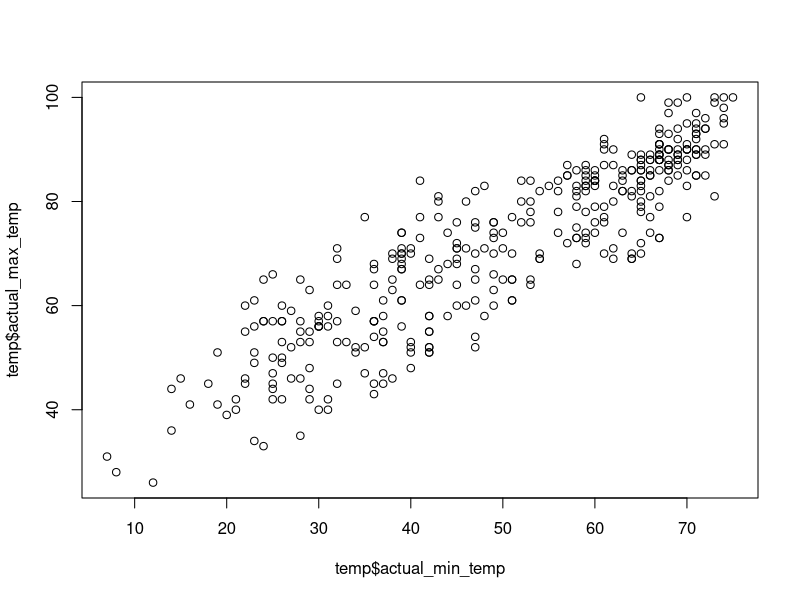
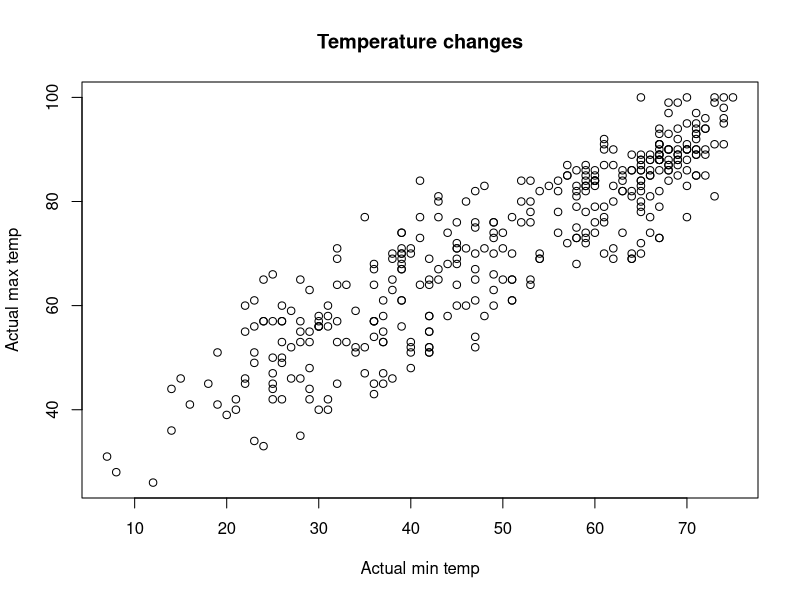

Here is the R script that generated these plots, in order:
library(readr)
temp <- read_csv("temp.csv")
View(temp)
plot(temp$actual_min_temp,temp$actual_max_temp)
plot(temp$actual_min_temp,temp$actual_max_temp, xlab = "Actual min temp", ylab = "Actual max temp", main = "Temperature changes")
cor(temp$actual_min_temp,temp$actual_max_temp)
